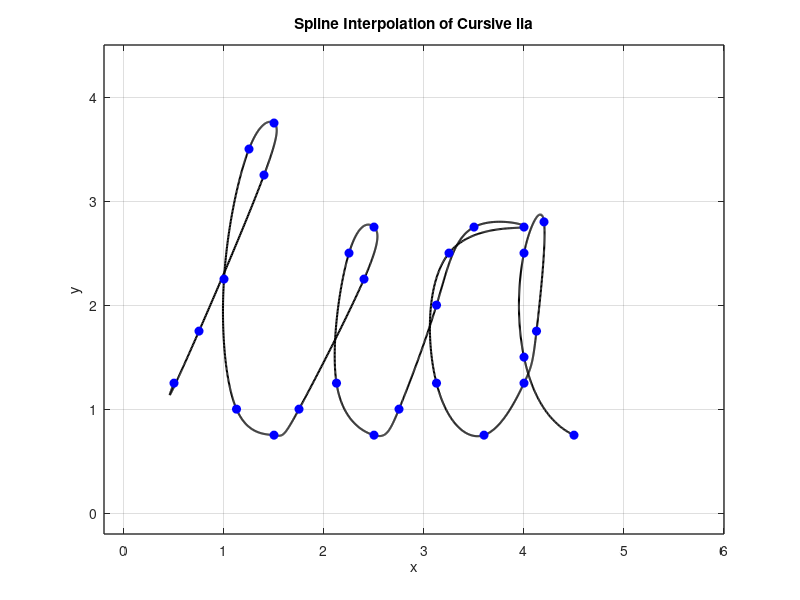

Write MATLAB code to recreate this figure.
% Define data points for x and y coordinates
x2=[0.50 0.75 1.40 1.50 1.25 1.00 1.125 1.50 1.75 2.40 2.50 2.25 2.125 2.50 2.75 3.125 3.50 4.00 3.25 3.125 3.60 4.00 4.125 4.20 4.0 4.0 4.50];
y2=[1.25 1.75 3.25 3.75 3.50 2.25 1.000 0.75 1.00 2.25 2.75 2.50 1.250 0.75 1.00 2.000 2.75 2.75 2.50 1.250 0.75 1.25 1.750 2.80 2.5 1.5 0.75];

n2=length(x2);
t2= 0:n2-1; % Parametric coordinate t
tt2= 0:0.01:n2-1; % More dense coordinate tt for spline interpolation

% Compute spline interpolation
xx2= spline(t2,x2,tt2);
yy2= spline(t2,y2,tt2);

% Plot settings
figure(2)
plot(xx2,yy2,'k','Linewidth',1.5) % plot spline
hold on 
plot (x2,y2,'bo','MarkerFaceColor','b') % plot data points
axis([-0.2 6 -0.2 4.5])
grid on
title('Spline Interpolation of Cursive lia')
xlabel('x')
ylabel('y')
set(gca,'FontSize',10,'LineWidth',1)
grid on